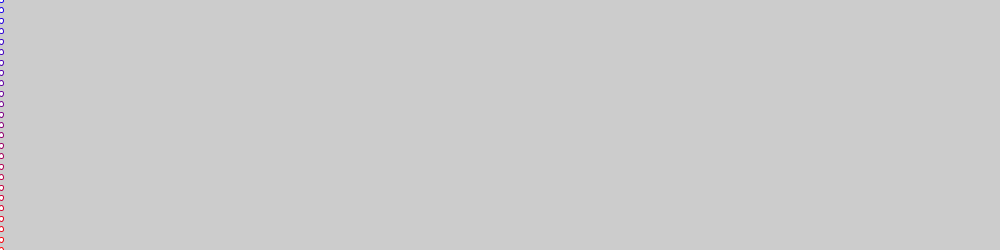
Frame 1 (no input)
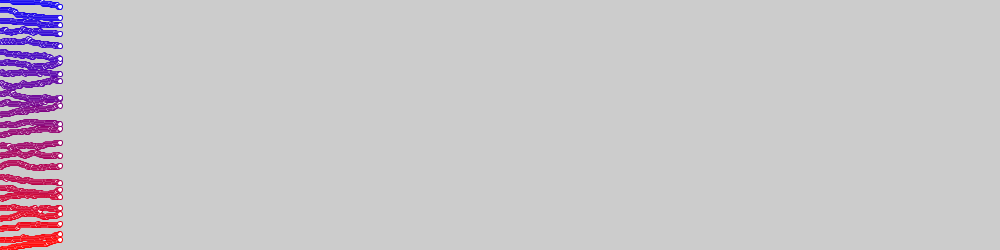
Frame 60 (the mouse pressed at the canvas centre just before this capture)
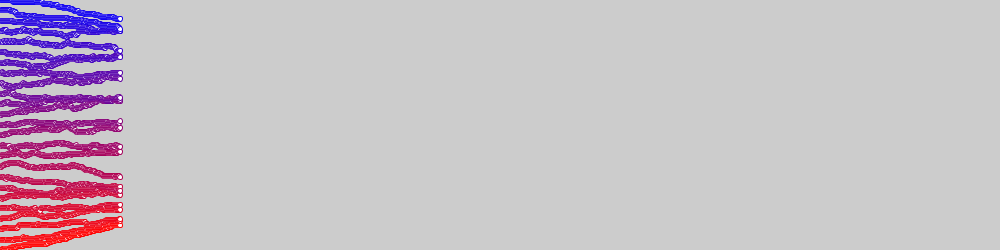
Frame 120 (the mouse held since frame 60 and released just before this capture)

The Processing sketch that drew these frames (run headless with seeded random() and noise(); from frame 60 on, the mouse is pressed at the canvas centre):

// Processing sketch: confidence02
// ── confidence02.pde
//Bounded confidence 0D - first attempt
//Only treshold and epsilon
final int N=25;//Number of agents
float[] minds=new float[N];//creating an array 
float   eps=0.003;
float   tre=0.25;

//for visualisation
float   side=0;

void setup()
{
  size(1000,250);
  side=height/(N*2);
  frameRate(60);
  //Initialisation
  for(int i=0;i<N;i++)
    minds[i]=i*(1.0/(N-1));//<0..1>
  //Check
  for(int i=0;i<N;i++)
    print(minds[i]+" ");
}

void draw()
{
  //Visualisation
  float step=255/N,R=255,B=0;
  for(int i=0;i<N;i++)
  {
    stroke(R,0,B);R-=step;B+=step;
    ellipse(frameCount,(1-minds[i])*height,side,side);
  }
  
  //Monte Carlo step of changes
  for(int i=0;i<N;i++)
  {
    int a=int(random(N));
    int b=int(random(N));
    
    if(abs(minds[a]-minds[b])<tre)
    {
      if(minds[a] < minds[b])
        minds[a]+=eps;
      else
      if(minds[a] > minds[b])
        minds[a]-=eps;
    }
  }
  
}
